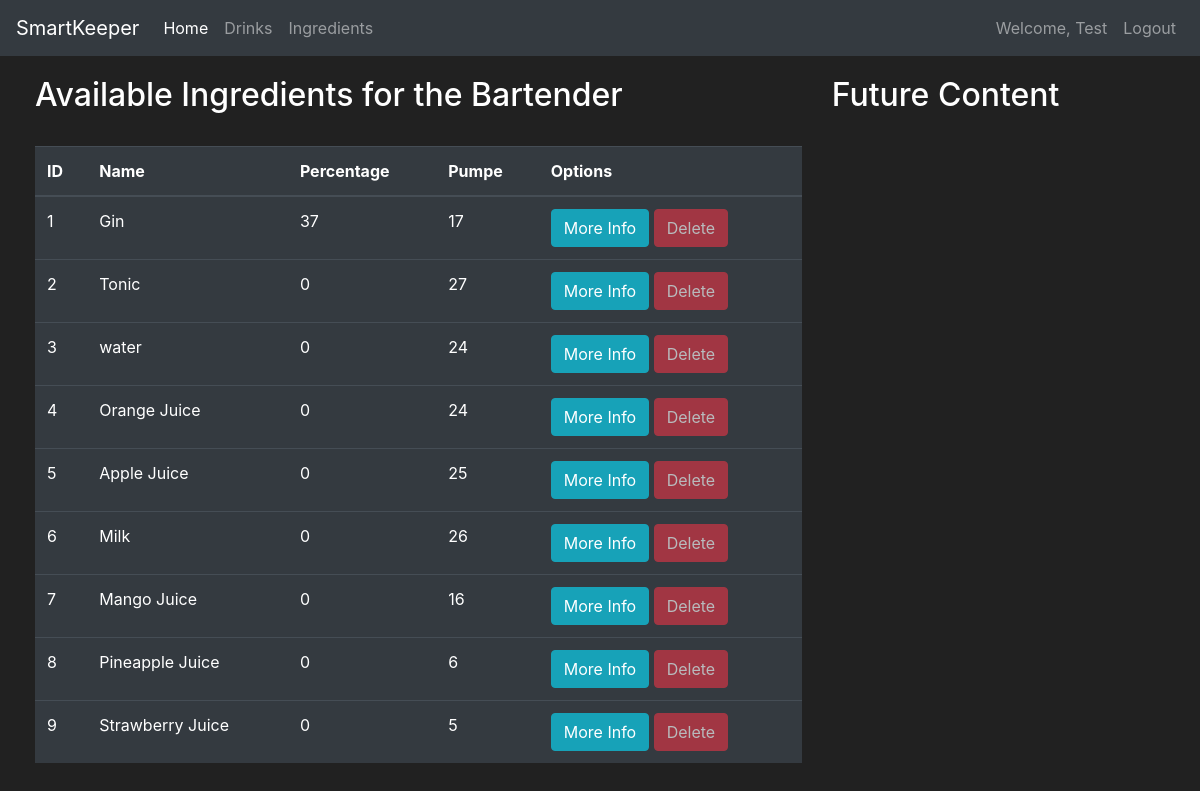
The app's page /ingredients (signed in) with its own data.
### drinks/models.py (models this page shows, shortened)
class User(db.Model, UserMixin):
    id = db.Column(db.Integer(), primary_key=True)
    username = db.Column(db.String(length=30), nullable=False, unique=True)
    email_address = db.Column(db.String(length=50), nullable=False, unique=True)
    password_hash = db.Column(db.String(length=60), nullable=False)
    @property
    def password(self):
        return self.password

class Ingredient(db.Model):
    id = db.Column(db.Integer(), primary_key=True)
    name = db.Column(db.String(length=30), nullable=False, unique=True)
    percentage = db.Column(db.Integer(), nullable=False)
    pump = db.Column(db.Integer(), nullable=False)
    mapping = db.relationship("Map", backref="ingredient", lazy=True)

### drinks/routes.py (the view)
@app.route("/ingredients", methods=["GET", "POST"])
@login_required
def ingredients_page():
    deleteIngredient_form = DeleteIngredientForm()
    if request.method == "GET":
        ingredients = Ingredient.query.order_by(Ingredient.id.asc()).all()
        list = db.session.query(Drink, Ingredient, Map).filter(Drink.id == Map.drinkID).filter(Map.ingredientID == Ingredient.id).order_by(Ingredient.id.asc()).all()
        return render_template("ingredients.html", list=list, ingredients=ingredients, deleteIngredient_form=deleteIngredient_form)

### drinks/models.py (called while the page is built)
@login_manager.user_loader
def load_user(user_id):
    return User.query.get(int(user_id))

### drinks/templates/ingredients.html (shortened to what this page needs)
{% extends 'base.html' %}
{% block content %}
<div class="row" style="margin-top:20px; margin-left:20px">
  <div class="col-8">
    <h2>Available Ingredients for the Bartender</h2>
    <br>
    <table class="table table-hover table-dark">
      <thead>
        <tr>
          <th scope="col">ID</th>
          <th scope="col">Name</th>
          <th scope="col">Percentage</th>
          <th scope="col">Pumpe</th>
          <th scope="col">Options</th>
        </tr>
      </thead>
      <tbody>
        {% for ingredient in ingredients %}
        <tr>
          <td>{{ ingredient.id }}</td>
          <td>{{ ingredient.name }}</td>
          <td>{{ ingredient.percentage }}</td>
          <td>{{ ingredient.pump }}</td>
          <td>
            <button class="btn btn-outline btn-info" data-toggle="modal"
              data-target="#Modal-IngredientMoreInfo-{{ ingredient.id }}">More Info</button>
            <button class="btn btn-outline btn-danger" data-toggle="modal"
              data-target="#Modal-DeleteIngredientConfirm-{{ ingredient.id }}" disabled>Delete</button>
          </td>
        </tr>
        {% endfor %}
      </tbody>
    </table>
  </div>
  <div class="col-4">
    <h2>Future Content</h2>
    <br>
    <br>
  </div>
</div>
{% endblock %}

### drinks/templates/base.html (shortened to what this page needs)
<!doctype html>
<html lang="en">
   <head>
      <link rel="stylesheet" href="https://cdn.jsdelivr.net/npm/bootstrap@4.5.3/dist/css/bootstrap.min.css">
   </head>
   <body>
      <nav class="navbar navbar-expand-md navbar-dark bg-dark">
        <a class="navbar-brand" href="{{ url_for('home_page') }}">SmartKeeper</a>
        <div class="collapse navbar-collapse" id="navbarNav">
            <ul class="navbar-nav mr-auto">
                <li class="nav-item active">
                    <a class="nav-link" href="{{ url_for('home_page') }}">Home <span class="sr-only">(current)</span></a>
                </li>
                <li class="nav-item">
                    <a class="nav-link" href="{{ url_for('drinks_page') }}">Drinks</a>
                </li>
                <li class="nav-item">
                    <a class="nav-link" href="{{ url_for('ingredients_page') }}">Ingredients</a>
                </li>
            </ul>
                {% if current_user.is_authenticated %}
                    <ul class="navbar-nav">
                        <li class="nav-item">
                            <a class="nav-link">Welcome, {{ current_user.username }}</a>
                        </li>
                        <li class="nav-item">
                            <a class="nav-link" href="{{ url_for('logout_page') }}">Logout</a>
                        </li>
                    </ul>
                {% endif %}
        </div>
      </nav>
      {% block content %}
      {% endblock %}
   </body>
</html>

### drinks/templates/includes/ingredient_modals.html (style rules this page uses)
a { text-align: center; }

### drinks/templates/base.html (style rules this page uses)
body { background-color: #212121; color: white }

### records on screen
User: username "Test"
Ingredient: id "1", name "Gin", percentage "37", pump "17"
Ingredient: id "2", name "Tonic", percentage "0", pump "27"
Ingredient: id "3", name "water", percentage "0", pump "24"
Ingredient: id "4", name "Orange Juice", percentage "0", pump "24"
Ingredient: id "5", name "Apple Juice", percentage "0", pump "25"
Ingredient: id "6", name "Milk", percentage "0", pump "26"
Ingredient: id "7", name "Mango Juice", percentage "0", pump "16"
Ingredient: id "8", name "Pineapple Juice", percentage "0", pump "6"
Ingredient: id "9", name "Strawberry Juice", percentage "0", pump "5"
